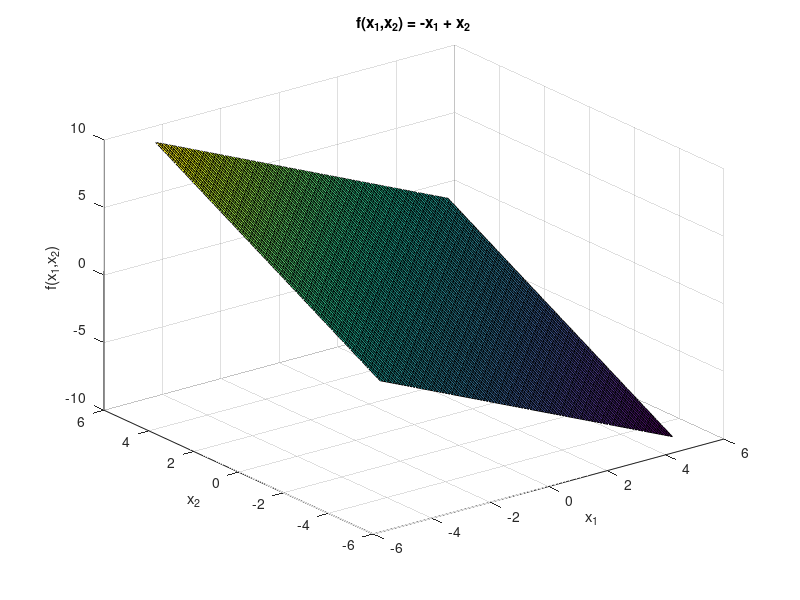

Write MATLAB code to recreate this figure.
[x1,x2] = meshgrid(-5 : 0.1 : 5, -5 : 0.1 : 5); 

f = -x1 + x2 

surf(x1,x2,f)

xlabel('x_1')
ylabel('x_2')
zlabel('f(x_1,x_2)')
title('f(x_1,x_2) = -x_1 + x_2')
